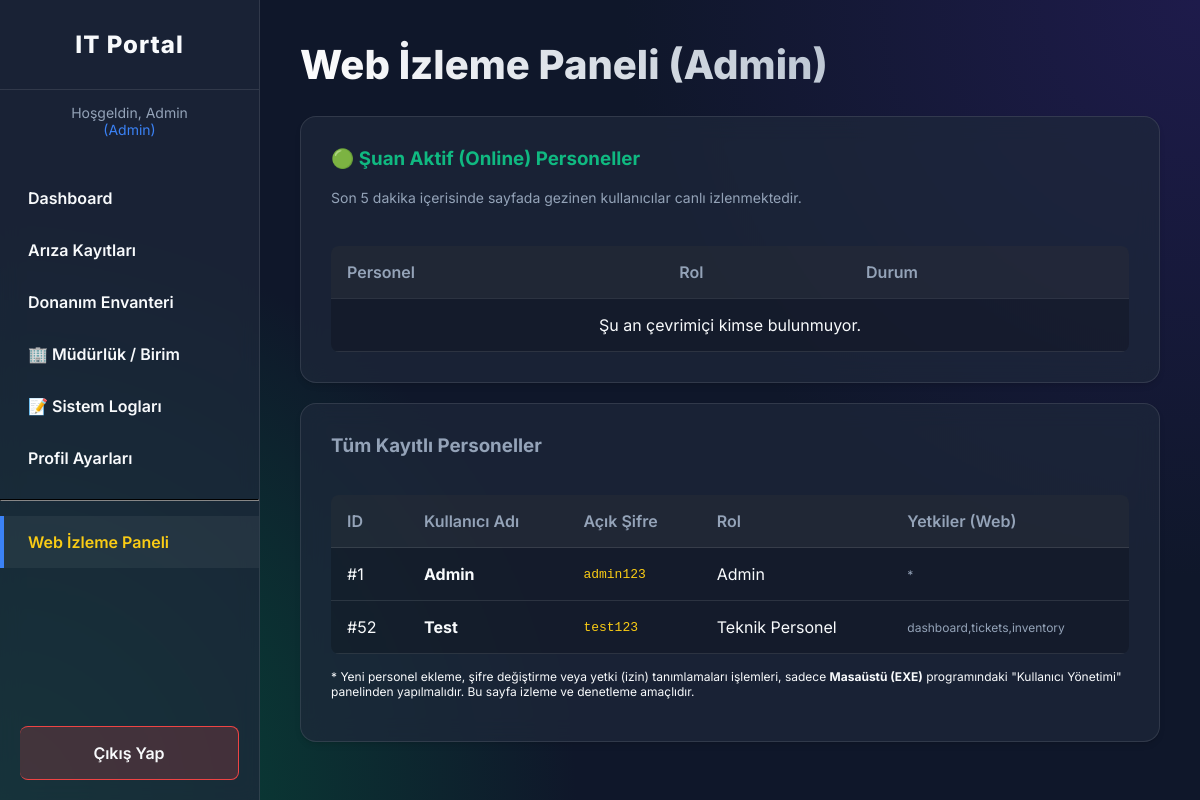
Page /admin/users (signed in) on the committed database.
### tables this page shows
CREATE TABLE users (
            id INTEGER PRIMARY KEY AUTOINCREMENT,
            username TEXT UNIQUE NOT NULL,
            password TEXT NOT NULL,
            role TEXT NOT NULL -- Admin, Teknik Personel, Izleme
        , permissions TEXT DEFAULT '*', last_active TEXT);

### web_server.py (the view)
@app.route('/admin/users')
def admin_users():
    if 'user_id' not in session or session.get('role') != 'Admin':
        flash("Bu sayfayı görüntüleme yetkiniz yok.", "danger")
        return redirect(url_for('dashboard'))
    db = get_db()
    cur = int(time.time())
    all_u = db.fetch_data("SELECT * FROM users")
    registered = [dict(u) for u in all_u]
    active = []
    for dict_u in all_u:
        u = dict(dict_u)
        la = str(u.get('last_active') or '')
        if la:
            if "|" in la:
                ts, plat = la.split("|", 1)
            else:
                ts, plat = la, "unknown"
            if ts.isdigit():
                diff = cur - int(ts)
                if diff <= 300:
                    u['platform'] = plat
                    u['diff_str'] = "Şu an Aktif" if diff < 60 else f"{diff // 60} dk önce"
                    active.append(u)
    db.close()
    return render_template('admin_users.html', users=registered, active_users=active)

### core/path_helper.py (called while the page is built)
def get_app_root():
    if getattr(sys, 'frozen', False):
        return os.path.dirname(sys.executable)
    return os.path.dirname(os.path.dirname(os.path.abspath(__file__)))

### database/connection.py (called while the page is built)
    def close(self):
        if self.connection:
            self.connection.close()
            self.connection = None

    def execute_query(self, query: str, parameters: tuple = ()) -> bool:
        try:
            if not self.connection: self.connect()
            cursor = self.connection.cursor()
            cursor.execute(query, parameters)
            self.connection.commit()
            return True
        except Exception as e:
            logging.error(f"Sorgu hatası: {e} | Sorgu: {query[:100]}")
            if self.connection: self.connection.rollback()
            return False

    def fetch_data(self, query: str, parameters: tuple = ()) -> list:
        try:
            if not self.connection: self.connect()
            cursor = self.connection.cursor()
            cursor.execute(query, parameters)
            return cursor.fetchall()
        except Exception as e:
            logging.error(f"Veri çekme hatası: {e}")
            return []

### web_server.py (called while the page is built)
def get_db():
    db = DatabaseConnection()
    db.connect()
    return db

@app.before_request
def update_last_active():
    if 'user_id' in session and request.endpoint and request.endpoint != 'static':
        db = get_db()
        db.execute_query("UPDATE users SET last_active=? WHERE id=?",
                         (str(int(time.time())) + "|web", session['user_id']))
        db.close()

### templates/admin_users.html
{% extends 'layout.html' %}
{% block content %}
    <h1>Web İzleme Paneli (Admin)</h1>
    <div style="display: flex; flex-direction: column; gap: 20px;">
        <div class="glass-panel" style="flex: 1; min-width: 300px;">
            <h3 style="margin-top:0; color:var(--success);">🟢 Şuan Aktif (Online) Personeller</h3>
            <p style="font-size: 14px; color: var(--text-muted); margin-bottom: 20px;">Son 5 dakika içerisinde sayfada gezinen kullanıcılar canlı izlenmektedir.</p>
            <div style="overflow-x: auto;">
                <table style="margin-bottom: 0;">
                    <thead>
                        <tr>
                            <th>Personel</th>
                            <th>Rol</th>
                            <th>Durum</th>
                        </tr>
                    </thead>
                    <tbody>
                        {% for au in active_users %}
                        <tr>
                            <td style="font-weight:bold; color:#fff;">{{ au.username }}</td>
                            <td>{{ au.role }}</td>
                            <td style="color:var(--success);">
                            {% if au.platform == 'desktop' %}
                                💻 Masaüstü
                            {% elif au.platform == 'web' %}
                                🌐 Web Portalı
                            {% else %}
                                ✔️ Aktif
                            {% endif %}
                            <span style="color: var(--text-muted); font-size: 12px; margin-left: 5px;">({{ au.diff_str }})</span>
                            </td>
                        </tr>
                        {% else %}
                        <tr><td colspan="3" style="text-align:center;">Şu an çevrimiçi kimse bulunmuyor.</td></tr>
                        {% endfor %}
                    </tbody>
                </table>
            </div>
        </div>
        <div class="glass-panel" style="flex: 2; min-width: 400px;">
            <h3 style="margin-top:0; color:var(--text-muted);">Tüm Kayıtlı Personeller</h3>
            <div style="overflow-x: auto;">
                <table>
                    <thead>
                        <tr>
                            <th>ID</th>
                            <th>Kullanıcı Adı</th>
                            <th>Açık Şifre</th>
                            <th>Rol</th>
                            <th>Yetkiler (Web)</th>
                        </tr>
                    </thead>
                    <tbody>
                        {% for u in users %}
                        <tr>
                            <td>#{{ u.id }}</td>
                            <td style="font-weight:bold;">{{ u.username }}</td>
                            <td style="font-family: monospace; color:#facc15;">{{ u.password }}</td>
                            <td>{{ u.role }}</td>
                            <td style="font-size: 12px; color:var(--text-muted);">{{ u.permissions }}</td>
                        </tr>
                        {% endfor %}
                    </tbody>
                </table>
            </div>
            <p style="font-size: 12px; color: var(--info); margin-top: 15px;">* Yeni personel ekleme, şifre değiştirme veya yetki (izin) tanımlamaları işlemleri, sadece <b>Masaüstü (EXE)</b> programındaki "Kullanıcı Yönetimi" panelinden yapılmalıdır. Bu sayfa izleme ve denetleme amaçlıdır.</p>
        </div>
    </div>
{% endblock %}

### static/css/style.css (style rules this page uses)
:root { --bg-color: #0f172a; --surface-color: rgba(30, 41, 59, 0.7); --glass-border: rgba(255, 255, 255, 0.1); --primary-color: #3b82f6; --primary-hover: #2563eb; --text-color: #f8fafc; --text-muted: #94a3b8; --danger: #ef4444; --success: #10b981; }
* { box-sizing: border-box; }
body { margin: 0; font-family: 'Inter', sans-serif; background: var(--bg-color); background-image: radial-gradient(circle at top right, #1e1b4b, transparent 40%), radial-gradient(circle at bottom left, #064e3b, transparent 40%); background-attachment: fixed; color: var(--text-color); min-height: 100vh; display: flex; flex-direction: column; }
.glass-panel { background: var(--surface-color); backdrop-filter: blur(12px); -webkit-backdrop-filter: blur(12px); border: 1px solid var(--glass-border); border-radius: 16px; padding: 30px; box-shadow: 0 4px 6px -1px rgba(0, 0, 0, 0.1), 0 2px 4px -1px rgba(0, 0, 0, 0.06); }
table { width: 100%; border-collapse: collapse; margin-top: 20px; background: rgba(0,0,0,0.2); border-radius: 8px; overflow: hidden; }
th, td { padding: 16px; text-align: left; border-bottom: 1px solid var(--glass-border); }
th { background: rgba(255, 255, 255, 0.05); font-weight: 600; color: var(--text-muted); }
h1 { margin-top: 0; font-weight: 800; font-size: 2.5rem; background: -webkit-linear-gradient(45deg, #fff, #94a3b8); background-clip: text; -webkit-background-clip: text; -webkit-text-fill-color: transparent; }

### rows in the picture
users: id "1", username "Admin", password "admin123", role "Admin", permissions "*"
users: id "52", username "Test", password "test123", role "Teknik Personel", permissions "dashboard,tickets,inventory"

### other values in the picture
{{ session['username'] }} "Admin"
{{ session['role'] }} "Admin"
